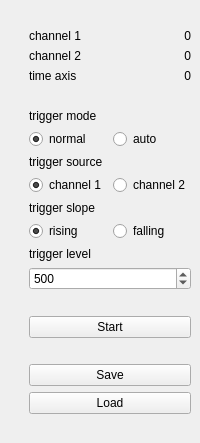
<?xml version="1.0" encoding="UTF-8"?>
<ui version="4.0">
 <class>OscDisplay</class>
 <widget class="QWidget" name="OscDisplay">
  <layout class="QHBoxLayout" name="horizontalLayout" stretch="1,0">
   <property name="spacing">
    <number>0</number>
   </property>
   <property name="leftMargin">
    <number>0</number>
   </property>
   <property name="topMargin">
    <number>0</number>
   </property>
   <property name="rightMargin">
    <number>0</number>
   </property>
   <property name="bottomMargin">
    <number>0</number>
   </property>
   <item>
    <widget class="QWidget" name="plotWidget" native="true">
     <layout class="QVBoxLayout" name="plotLayout">
      <property name="spacing">
       <number>0</number>
      </property>
      <property name="leftMargin">
       <number>0</number>
      </property>
      <property name="topMargin">
       <number>0</number>
      </property>
      <property name="rightMargin">
       <number>0</number>
      </property>
      <property name="bottomMargin">
       <number>0</number>
      </property>
     </layout>
    </widget>
   </item>
   <item>
    <widget class="QWidget" name="controlWidget" native="true">
     <layout class="QVBoxLayout" name="verticalLayout">
      <item>
       <spacer name="spacer_0">
        <property name="orientation">
         <enum>Qt::Vertical</enum>
        </property>
        <property name="sizeHint" stdset="0">
         <size>
          <width>20</width>
          <height>20</height>
         </size>
        </property>
       </spacer>
      </item>
      <item>
       <widget class="QWidget" name="cursorWidget" native="true">
        <layout class="QGridLayout" name="cursorLayout">
         <property name="leftMargin">
          <number>0</number>
         </property>
         <property name="topMargin">
          <number>0</number>
         </property>
         <property name="rightMargin">
          <number>0</number>
         </property>
         <property name="bottomMargin">
          <number>0</number>
         </property>
         <property name="horizontalSpacing">
          <number>0</number>
         </property>
         <item row="0" column="0">
          <widget class="QLabel" name="ch1Label">
           <property name="text">
            <string>channel 1</string>
           </property>
          </widget>
         </item>
         <item row="0" column="1">
          <widget class="QLabel" name="ch1Value">
           <property name="text">
            <string>0</string>
           </property>
           <property name="alignment">
            <set>Qt::AlignRight|Qt::AlignTrailing|Qt::AlignVCenter</set>
           </property>
          </widget>
         </item>
         <item row="1" column="0">
          <widget class="QLabel" name="ch2Label">
           <property name="text">
            <string>channel 2</string>
           </property>
          </widget>
         </item>
         <item row="1" column="1">
          <widget class="QLabel" name="ch2Value">
           <property name="text">
            <string>0</string>
           </property>
           <property name="alignment">
            <set>Qt::AlignRight|Qt::AlignTrailing|Qt::AlignVCenter</set>
           </property>
          </widget>
         </item>
         <item row="2" column="0">
          <widget class="QLabel" name="timeLabel">
           <property name="text">
            <string>time axis</string>
           </property>
          </widget>
         </item>
         <item row="2" column="1">
          <widget class="QLabel" name="timeValue">
           <property name="text">
            <string>0</string>
           </property>
           <property name="alignment">
            <set>Qt::AlignRight|Qt::AlignTrailing|Qt::AlignVCenter</set>
           </property>
          </widget>
         </item>
        </layout>
       </widget>
      </item>
      <item>
       <spacer name="spacer_1">
        <property name="orientation">
         <enum>Qt::Vertical</enum>
        </property>
        <property name="sizeHint" stdset="0">
         <size>
          <width>20</width>
          <height>20</height>
         </size>
        </property>
       </spacer>
      </item>
      <item>
       <widget class="QLabel" name="modeLabel">
        <property name="text">
         <string>trigger mode</string>
        </property>
       </widget>
      </item>
      <item>
       <widget class="QWidget" name="modeWidget" native="true">
        <layout class="QHBoxLayout" name="modeLayout">
         <property name="leftMargin">
          <number>0</number>
         </property>
         <property name="topMargin">
          <number>0</number>
         </property>
         <property name="rightMargin">
          <number>0</number>
         </property>
         <property name="bottomMargin">
          <number>0</number>
         </property>
         <item>
          <widget class="QRadioButton" name="normalButton">
           <property name="text">
            <string>normal</string>
           </property>
           <property name="checked">
            <bool>true</bool>
           </property>
          </widget>
         </item>
         <item>
          <widget class="QRadioButton" name="autoButton">
           <property name="text">
            <string>auto</string>
           </property>
          </widget>
         </item>
        </layout>
       </widget>
      </item>
      <item>
       <widget class="QLabel" name="sourceLabel">
        <property name="text">
         <string>trigger source</string>
        </property>
       </widget>
      </item>
      <item>
       <widget class="QWidget" name="sourceWidget" native="true">
        <layout class="QHBoxLayout" name="sourceLayout">
         <property name="leftMargin">
          <number>0</number>
         </property>
         <property name="topMargin">
          <number>0</number>
         </property>
         <property name="rightMargin">
          <number>0</number>
         </property>
         <property name="bottomMargin">
          <number>0</number>
         </property>
         <item>
          <widget class="QRadioButton" name="ch1Button">
           <property name="text">
            <string>channel 1</string>
           </property>
           <property name="checked">
            <bool>true</bool>
           </property>
          </widget>
         </item>
         <item>
          <widget class="QRadioButton" name="ch2Button">
           <property name="text">
            <string>channel 2</string>
           </property>
          </widget>
         </item>
        </layout>
       </widget>
      </item>
      <item>
       <widget class="QLabel" name="slopeLabel">
        <property name="text">
         <string>trigger slope</string>
        </property>
       </widget>
      </item>
      <item>
       <widget class="QWidget" name="slopeWidget" native="true">
        <layout class="QHBoxLayout" name="slopeLayout">
         <property name="leftMargin">
          <number>0</number>
         </property>
         <property name="topMargin">
          <number>0</number>
         </property>
         <property name="rightMargin">
          <number>0</number>
         </property>
         <property name="bottomMargin">
          <number>0</number>
         </property>
         <item>
          <widget class="QRadioButton" name="risingButton">
           <property name="text">
            <string>rising</string>
           </property>
           <property name="checked">
            <bool>true</bool>
           </property>
          </widget>
         </item>
         <item>
          <widget class="QRadioButton" name="fallingButton">
           <property name="text">
            <string>falling</string>
           </property>
          </widget>
         </item>
        </layout>
       </widget>
      </item>
      <item>
       <widget class="QLabel" name="levelLabel">
        <property name="text">
         <string>trigger level</string>
        </property>
       </widget>
      </item>
      <item>
       <widget class="QSpinBox" name="levelValue">
        <property name="minimum">
         <number>-16380</number>
        </property>
        <property name="maximum">
         <number>16380</number>
        </property>
        <property name="singleStep">
         <number>10</number>
        </property>
        <property name="value">
         <number>500</number>
        </property>
       </widget>
      </item>
      <item>
       <spacer name="spacer_2">
        <property name="orientation">
         <enum>Qt::Vertical</enum>
        </property>
        <property name="sizeHint" stdset="0">
         <size>
          <width>20</width>
          <height>20</height>
         </size>
        </property>
       </spacer>
      </item>
      <item>
       <widget class="QPushButton" name="startButton">
        <property name="text">
         <string>Start</string>
        </property>
       </widget>
      </item>
      <item>
       <spacer name="spacer_3">
        <property name="orientation">
         <enum>Qt::Vertical</enum>
        </property>
        <property name="sizeHint" stdset="0">
         <size>
          <width>20</width>
          <height>20</height>
         </size>
        </property>
       </spacer>
      </item>
      <item>
       <widget class="QPushButton" name="saveButton">
        <property name="text">
         <string>Save</string>
        </property>
       </widget>
      </item>
      <item>
       <widget class="QPushButton" name="loadButton">
        <property name="text">
         <string>Load</string>
        </property>
       </widget>
      </item>
      <item>
       <spacer name="spacer_4">
        <property name="orientation">
         <enum>Qt::Vertical</enum>
        </property>
        <property name="sizeHint" stdset="0">
         <size>
          <width>20</width>
          <height>20</height>
         </size>
        </property>
       </spacer>
      </item>
     </layout>
    </widget>
   </item>
  </layout>
 </widget>
 <resources/>
 <connections/>
</ui>
